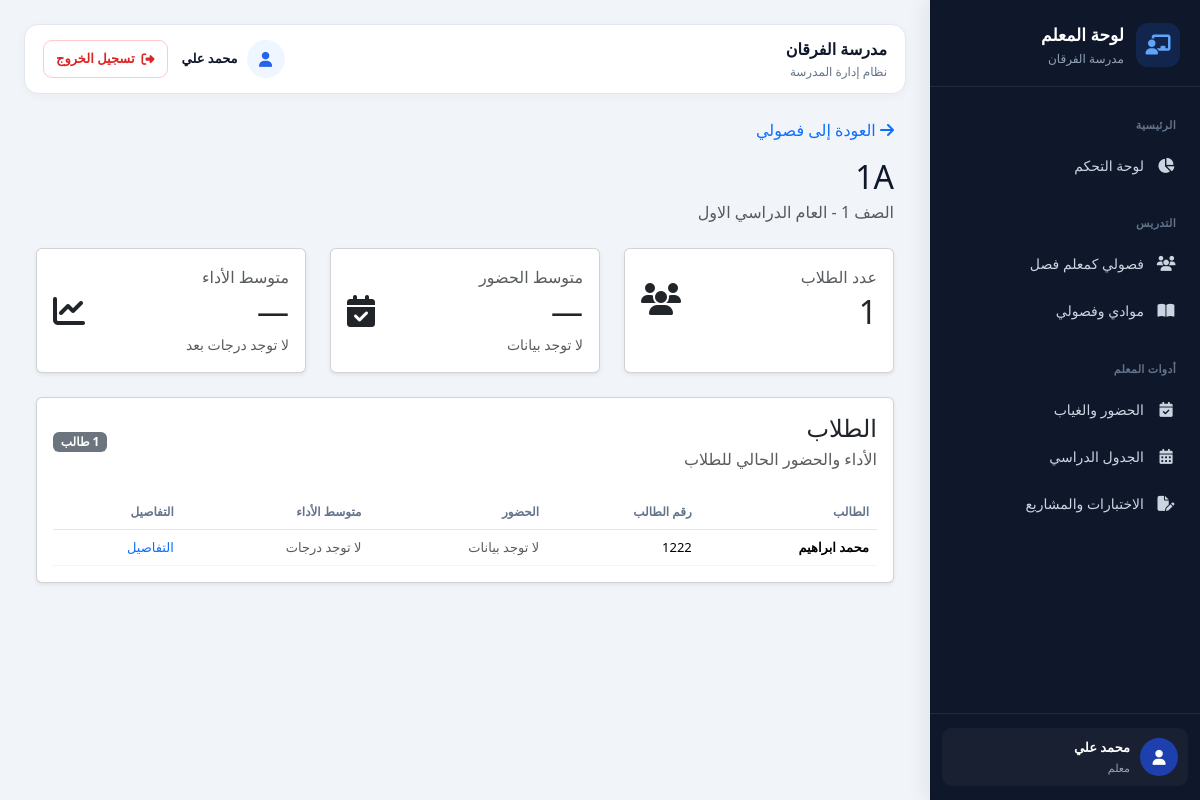
Before: /teacher/classes/4/ (signed in) with the older database file.
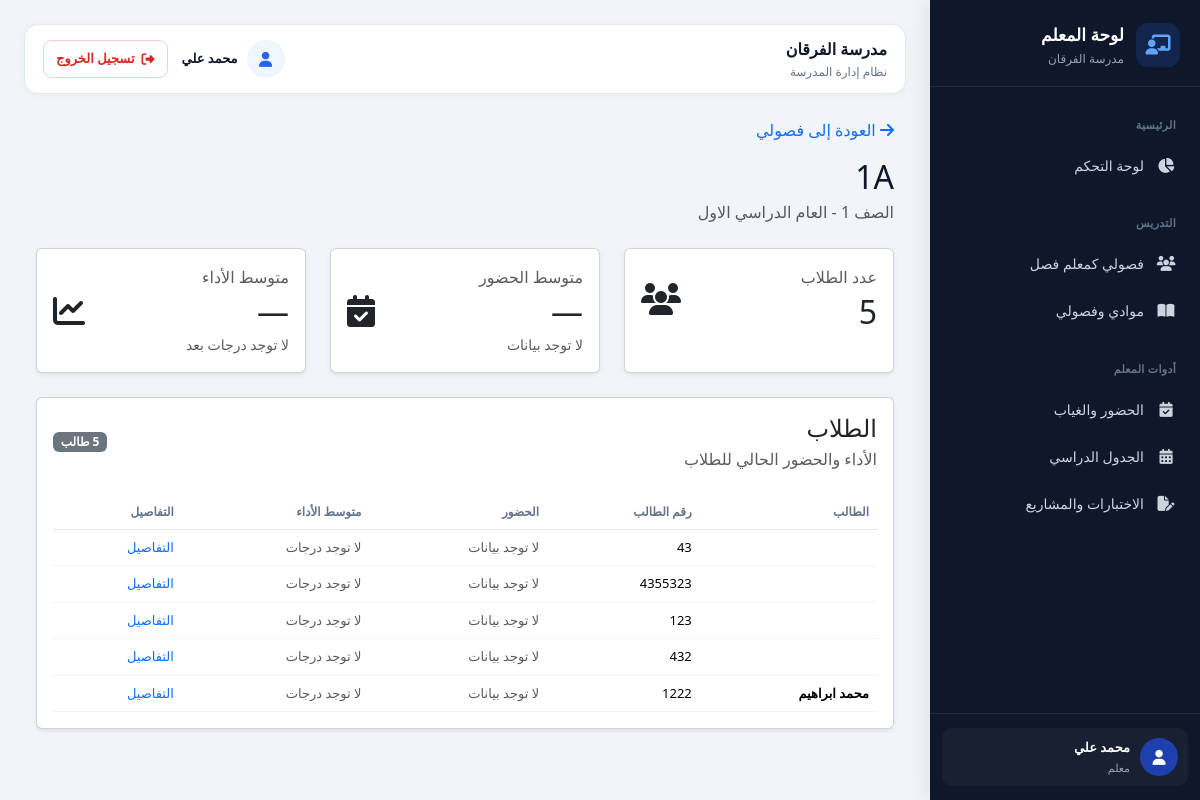
After: the same page with the newer database file.
### students/models.py (models this page shows, shortened)
class StudentProfile(SchoolOwnedModel):
    user = models.OneToOneField(
        settings.AUTH_USER_MODEL,
        on_delete=models.CASCADE,
        related_name="student_profile",
        null=True,
        blank=True,
        verbose_name="حساب الطالب",
    )
    first_name = models.CharField(
        max_length=150,
        blank=True,
        default="",
        verbose_name="الاسم الأول",
    )
    last_name = models.CharField(
        max_length=150,
        blank=True,
        default="",
        verbose_name="اسم العائلة",
    )
    classroom = models.ForeignKey(
        "academics.Classroom",
        on_delete=models.SET_NULL,
        null=True,
        blank=True,
        related_name="students",
        verbose_name="الفصل",
    )
    student_number = models.CharField(
        max_length=50,
        blank=True,
        verbose_name="رقم الطالب",
    )
    national_id = models.CharField(
        max_length=30,
        blank=True,
        verbose_name="الرقم القومي",
    )
    parent_phone = models.CharField(
        max_length=30,
        blank=True,
        verbose_name="رقم ولي الأمر",
    )
    date_of_birth = models.DateField(
        null=True,
        blank=True,
        verbose_name="تاريخ الميلاد",
    )
    is_active = models.BooleanField(
        default=True,
        verbose_name="الطالب نشط",
    )
    class Meta:
        verbose_name = "طالب"
        verbose_name_plural = "الطلاب"
        constraints = [
            models.UniqueConstraint(
                fields=[
                    "school",
                    "student_number",
                ],
                name="unique_student_number_per_school",
            ),
        ]

### accounts/models.py (models this page shows, shortened)
class User(AbstractUser):
    class Role(models.TextChoices):
        SCHOOL_MANAGER = "school_manager", "مدير المدرسة"
        TEACHER = "teacher", "معلم"
        STUDENT = "student", "طالب"
    role = models.CharField(
        max_length=30,
        choices=Role.choices,
        default=Role.TEACHER,
        verbose_name="الدور",
    )
    school = models.ForeignKey(
        "schools.School",
        on_delete=models.CASCADE,
        related_name="users",
        null=True,
        blank=True,
        verbose_name="المدرسة",
    )
    phone_number = models.CharField(
        max_length=20,
        blank=True,
    )
    email_verified = models.BooleanField(
        default=False,
        verbose_name="البريد الإلكتروني موثق",
    )
    class Meta:
        verbose_name = "مستخدم"
        verbose_name_plural = "المستخدمون"
    @property
    def is_teacher(self):
        return self.role == self.Role.TEACHER

### schools/views.py (the view)
@teacher_required
def teacher_class_detail(request, pk):
    teacher = request.user
    school = teacher.school
    classroom = get_object_or_404(
        Classroom.objects
        .select_related(
            "academic_year",
            "lead_teacher",
        ),
        pk=pk,
        school=school,
        lead_teacher=teacher,
    )
    students = list(
        StudentProfile.objects
        .filter(
            school=school,
            classroom=classroom,
            is_active=True,
        )
        .select_related("user")
        .order_by(
            "user__first_name",
            "user__last_name",
        )
    )
    attendance_records = Attendance.objects.filter(
        school=school,
        classroom=classroom,
        student__in=students,
    )
    attendance_stats = (
        attendance_records
        .values("student_id")
        .annotate(
            total_days=Count("id"),
            attended_days=Count(
                "id",
                filter=Q(
                    status__in=[
                        Attendance.Status.PRESENT,
                        Attendance.Status.LATE,
                        Attendance.Status.EXCUSED,
                    ]
                ),
            ),
        )
    )
    attendance_by_student = {
        item["student_id"]: item
        for item in attendance_stats
    }
    grade_stats = (
        Grade.objects
        .filter(
            school=school,
            student__in=students,
            assessment__classroom=classroom,
        )
        .values("student_id")
        .annotate(
            total_score=Sum("score"),
            total_max_score=Sum("assessment__max_score"),
        )
    )
    assessment_count = Assessment.objects.filter(
    school=school,
    classroom=classroom,
    ).count()
    grades_by_student = {
        item["student_id"]: item
        for item in grade_stats
    }
    for student in students:
        attendance = attendance_by_student.get(
            student.pk,
            {
                "total_days": 0,
                "attended_days": 0,
            },
        )
        total_days = attendance["total_days"]
        attended_days = attendance["attended_days"]
        if total_days:
            student.attendance_percentage = round(
                (attended_days / total_days) * 100,
                1,
            )
        else:
            student.attendance_percentage = None
        grades = grades_by_student.get(student.pk)
        if grades and grades["total_max_score"]:
            student.performance_percentage = round(
                (
                    float(grades["total_score"])
                    / float(grades["total_max_score"])
                ) * 100,
                1,
            )
        else:
            student.performance_percentage = None
    student_count = len(students)
    students_with_attendance = [
        student
        for student in students
        if student.attendance_percentage is not None
    ]
    if students_with_attendance:
        class_attendance = round(
            sum(
                student.attendance_percentage
                for student in students_with_attendance
            )
            / len(students_with_attendance),
            1,
        )
    else:
        class_attendance = None
    students_with_performance = [
        student
        for student in students
        if student.performance_percentage is not None
    ]
    if students_with_performance:
        class_average = round(
            sum(
                student.performance_percentage
                for student in students_with_performance
            )
            / len(students_with_performance),
            1,
        )
    else:
        class_average = None
    return render(
        request,
        "schools/teacher/class_detail.html",
        {
            "classroom": classroom,
            "students": students,
            "student_count": student_count,
            "class_attendance": class_attendance,
            "class_average": class_average,
            "assessment_count": assessment_count,
        },
    )

### schools/templates/schools/teacher/class_detail.html (shortened to what the changed rows need)
{% extends "schools/teacher/base.html" %}
{% block content %}
<div class="container-fluid">
    <div class="mb-4">
        <div class="mt-3">
            <h2 class="mb-1">
                {{ classroom.name }}
            </h2>
        </div>
    </div>
    <div class="row g-4 mb-4">
        <div class="col-md-4">
            <div class="card shadow-sm h-100">
                <div class="card-body">
                    <div class="d-flex justify-content-between align-items-center">
                        <div>
                            <p class="text-muted mb-1">
                                عدد الطلاب
                            </p>
                            <h2 class="mb-0">
                                {{ student_count }}
                            </h2>
                        </div>
                    </div>
                </div>
            </div>
        </div>
        <div class="col-md-4">
            <div class="card shadow-sm h-100">
                <div class="card-body">
                    <div class="d-flex justify-content-between align-items-center">
                        <div>
                            {% if class_attendance is not None %}
                                <h2 class="mb-0">
                                    {{ class_attendance }}%
                                </h2>
                            {% else %}
                                <h2 class="mb-0">
                                    —
                                </h2>
                            {% endif %}
                        </div>
                    </div>
                </div>
            </div>
        </div>
        <div class="col-md-4">
            <div class="card shadow-sm h-100">
                <div class="card-body">
                    <div class="d-flex justify-content-between align-items-center">
                        <div>
                            {% if class_average is not None %}
                                <h2 class="mb-0">
                                    {{ class_average }}%
                                </h2>
                            {% else %}
                                <h2 class="mb-0">
                                    —
                                </h2>
                            {% endif %}
                        </div>
                    </div>
                </div>
            </div>
        </div>
    </div>
    <div class="card shadow-sm">
        <div class="card-body">
            <div class="d-flex justify-content-between align-items-center mb-4">
                <div>
                    <h4 class="mb-1">
                    </h4>
                    <p class="text-muted mb-0">
                    </p>
                </div>
                <span class="badge bg-secondary">
                    {{ student_count }} طالب
                </span>
            </div>
            {% if students %}
                <div class="table-responsive">
                    <table class="table table-hover align-middle">
                        <thead>
                            <tr>
                                <th>
                                    الطالب
                                </th>
                                <th>
                                    رقم الطالب
                                </th>
                                <th>
                                    الحضور
                                </th>
                                <th>
                                    متوسط الأداء
                                </th>
                                <th>
                                    التفاصيل
                                </th>
                            </tr>
                        </thead>
                        <tbody>
                            {% for student in students %}
                                <tr>
                                    <td>
                                        <div class="fw-semibold">
                                            {{ student.user.get_full_name }}
                                        </div>
                                    </td>
                                    <td>
                                        {{ student.student_number|default:"-" }}
                                    </td>
                                    <td>
                                        {% if student.attendance_percentage is not None %}
                                            <span>
                                                {{ student.attendance_percentage }}%
                                            </span>
                                        {% else %}
                                            <span class="text-muted">
                                                لا توجد بيانات
                                            </span>
                                        {% endif %}
                                    </td>
                                    <td>
                                        {% if student.performance_percentage is not None %}
                                            <span>
                                                {{ student.performance_percentage }}%
                                            </span>
                                        {% else %}
                                            <span class="text-muted">
                                                لا توجد درجات
                                            </span>
                                        {% endif %}
                                    </td>
                                    <td>
                                        <a href="{% url 'teacher:student_detail' student.id %}">
                                            التفاصيل
                                        </a>
                                    </td>
                                </tr>
                            {% endfor %}
                        </tbody>
                    </table>
                </div>
            {% else %}
                <div class="alert alert-info mb-0">
                    لا يوجد طلاب نشطون في هذا الفصل حاليًا.
                </div>
            {% endif %}
        </div>
    </div>
</div>
{% endblock %}

Changed rows visible on the page:
added StudentProfile: student_number "43", shows "لا توجد بيانات", shows "لا توجد درجات"
added StudentProfile: student_number "4355323", shows "لا توجد بيانات", shows "لا توجد درجات"
added StudentProfile: student_number "123", shows "لا توجد بيانات", shows "لا توجد درجات"
added StudentProfile: student_number "432", shows "لا توجد بيانات", shows "لا توجد درجات"
Other visible differences:
{{ student_count }}: "1" → "5"
